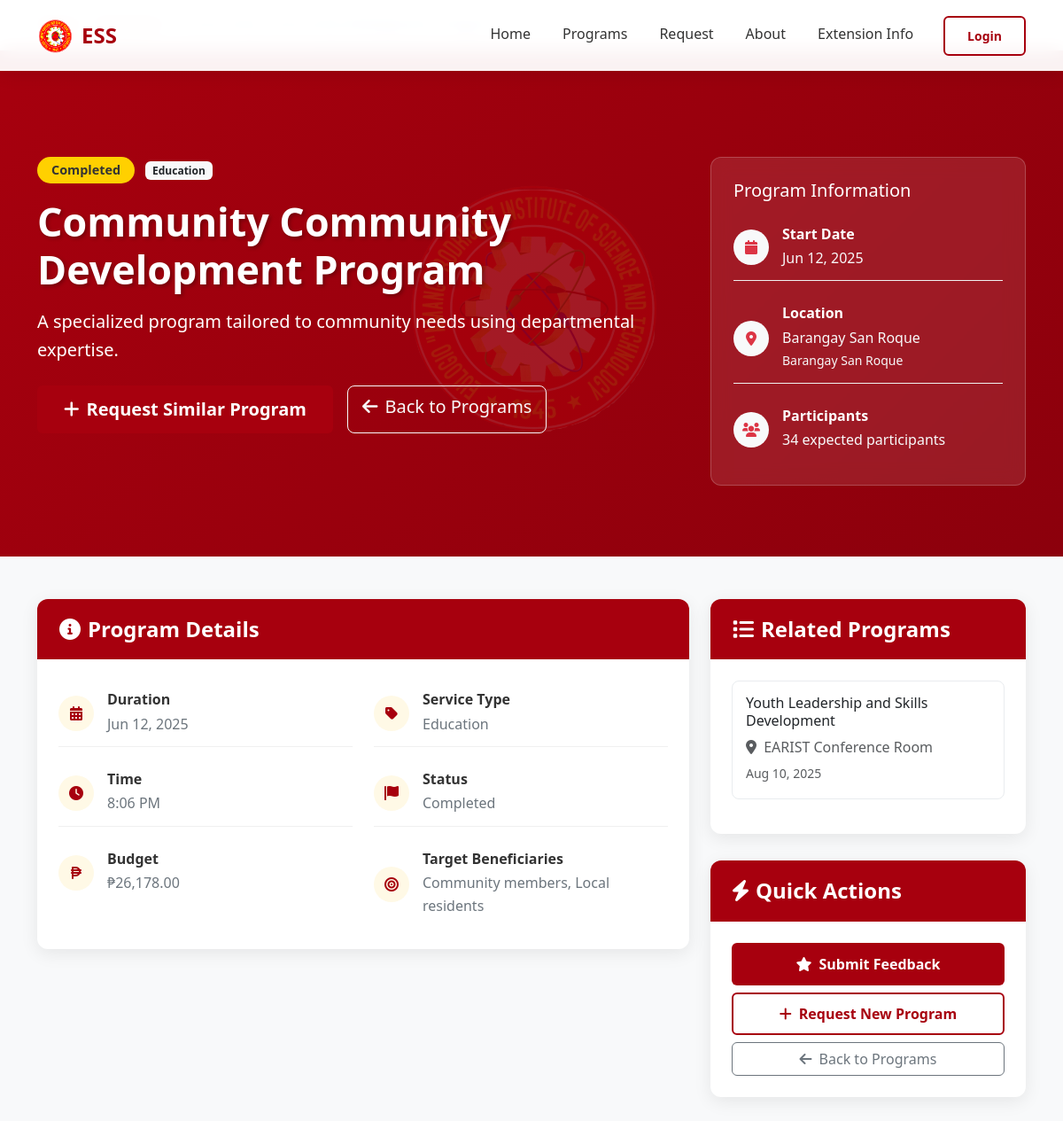
Screenshot of /public-view/program-detail.php?id=6 with the database file from the repository.
### tables this page shows
CREATE TABLE `programs` (
  `program_id` int(11) NOT NULL,
  `title` varchar(255) NOT NULL,
  `description` text DEFAULT NULL,
  `objectives` text DEFAULT NULL,
  `type_of_service` enum('Health','Education','Agriculture','Technology','Environment','Social Services','Skills Training') NOT NULL,
  `target_beneficiaries` text DEFAULT NULL,
  `location` varchar(255) NOT NULL,
  `barangay` varchar(100) DEFAULT NULL,
  `date_start` date NOT NULL,
  `date_end` date DEFAULT NULL,
  `time_start` time NOT NULL,
  `time_end` time DEFAULT NULL,
  `expected_participants` int(11) NOT NULL DEFAULT 0,
  `actual_participants` int(11) DEFAULT 0,
  `budget_allocated` decimal(12,2) NOT NULL DEFAULT 0.00,
  `budget_used` decimal(12,2) DEFAULT 0.00,
  `status` enum('Planned','Ongoing','Completed','Cancelled') NOT NULL DEFAULT 'Planned',
  `approval_status` enum('Pending','Approved','Rejected') NOT NULL DEFAULT 'Approved',
  `created_by` int(11) NOT NULL,
  `created_at` timestamp NOT NULL DEFAULT current_timestamp(),
  `updated_at` timestamp NOT NULL DEFAULT current_timestamp() ON UPDATE current_timestamp()
);

### authentication/config.php (called while the page is built, shortened)
<?php
class Database {
    private $host = DB_HOST;
    private $username = DB_USERNAME;
    private $password = DB_PASSWORD;
    private $database = DB_NAME;
    private $charset = DB_CHARSET;
    public $pdo;
    private function connect() {
        $dsn = "mysql:host={$this->host};dbname={$this->database};charset={$this->charset}";
        $options = [
            PDO::ATTR_ERRMODE => PDO::ERRMODE_EXCEPTION,
            PDO::ATTR_DEFAULT_FETCH_MODE => PDO::FETCH_ASSOC,
            PDO::ATTR_EMULATE_PREPARES => false,
        ];
        try {
            $this->pdo = new PDO($dsn, $this->username, $this->password, $options);
        } catch (PDOException $e) {
            die("Database connection failed: " . $e->getMessage());
        }
    }
    public function query($sql, $params = []) {
        try {
            $stmt = $this->pdo->prepare($sql);
            $stmt->execute($params);
            return $stmt;
        } catch (PDOException $e) {
            error_log("Database query error: " . $e->getMessage());
            return false;
        }
    }
    public function fetch($sql, $params = []) {
        $stmt = $this->query($sql, $params);
        return $stmt ? $stmt->fetch() : false;
    }
    public function fetchAll($sql, $params = []) {
        $stmt = $this->query($sql, $params);
        return $stmt ? $stmt->fetchAll() : [];
    }
}
$db = new Database();
function formatDate($date, $format = 'M d, Y') {
    $timestamp = strtotime($date);
    return date($format, $timestamp);
}
function formatCurrency($amount) {
    return '₱' . number_format($amount, 2);
}
?>

### public-view/program-detail.php (the view, shortened to what this page needs)
<?php
require_once '../config.php';
$program_id = isset($_GET['id']) ? (int)$_GET['id'] : 0;
$program = $db->fetch("SELECT * FROM programs WHERE program_id = ? AND approval_status = 'Approved'", [$program_id]);
$related_programs = $db->fetchAll("SELECT * FROM programs
                                  WHERE type_of_service = ? AND program_id != ? AND approval_status = 'Approved'
                                  ORDER BY date_start DESC LIMIT 3",
                                  [$program['type_of_service'], $program_id]);
$program['status'] = $program['status'] ?? 'Planned';
$program['type_of_service'] = $program['type_of_service'] ?? 'Extension';
$program['objectives'] = $program['objectives'] ?? '';
$program['target_beneficiaries'] = $program['target_beneficiaries'] ?? '';
$current_date = date('Y-m-d');
$start_date = $program['date_start'];
$end_date = $program['date_end'] ?? $start_date;
if ($start_date > $current_date) {
    $program['status'] = 'Upcoming';
} elseif ($end_date < $current_date) {
    $program['status'] = 'Completed';
} elseif ($start_date <= $current_date && $end_date >= $current_date) {
    $program['status'] = 'Ongoing';
}
?>
<!DOCTYPE html>
<html lang="en">
<head>
    <link href="https://cdnjs.cloudflare.com/ajax/libs/font-awesome/6.0.0/css/all.min.css" rel="stylesheet">
    <link href="https://cdnjs.cloudflare.com/ajax/libs/bootstrap/5.3.0/css/bootstrap.min.css" rel="stylesheet">
</head>
<body>
    <nav class="navbar navbar-expand-lg navbar-light fixed-top">
        <div class="container">
            <a class="navbar-brand" href="public_homepage.php">
                <img src="../images/earist_logo_png.png" alt="EARIST Logo">
                <?= SYSTEM_ABBR ?>
            </a>
            <div class="collapse navbar-collapse" id="navbarNav">
                <ul class="navbar-nav ms-auto">
                    <li class="nav-item"><a class="nav-link" href="public_homepage.php#home">Home</a></li>
                    <li class="nav-item"><a class="nav-link" href="public_homepage.php#programs">Programs</a></li>
                    <li class="nav-item"><a class="nav-link" href="public_homepage.php#request">Request</a></li>
                    <li class="nav-item"><a class="nav-link" href="public_homepage.php#about">About</a></li>
                    <li class="nav-item"><a class="nav-link" href="public_homepage.php#extension-info">Extension Info</a></li>
                    <li class="nav-item ms-lg-3 mt-2 mt-lg-0">
                        <a href="../authentication/login.php" class="btn btn-earist-outline btn-sm">Login</a>
                    </li>
                </ul>
            </div>
        </div>
    </nav>
    <div class="breadcrumb-nav">
        <div class="container">
            <nav aria-label="breadcrumb">
                <ol class="breadcrumb">
                    <li class="breadcrumb-item"><a href="public_homepage.php">Home</a></li>
                    <li class="breadcrumb-item"><a href="public_homepage.php#programs">Programs</a></li>
                    <li class="breadcrumb-item active"><?= htmlspecialchars($program['title']) ?></li>
                </ol>
            </nav>
        </div>
    </div>
    <section class="program-hero">
        <div class="container">
            <div class="row">
                <div class="col-lg-8 program-hero-content">
                    <div class="mb-3">
                        <span class="badge status-badge status-<?= strtolower($program['status']) ?>">
                            <?= htmlspecialchars($program['status']) ?>
                        </span>
                        <span class="badge bg-light text-dark ms-2">
                            <?= htmlspecialchars($program['type_of_service']) ?>
                        </span>
                    </div>
                    <h1 class="program-title"><?= htmlspecialchars($program['title']) ?></h1>
                    <p class="lead mb-4"><?= htmlspecialchars($program['description']) ?></p>
                    <div class="d-flex flex-wrap gap-3">
                        <a href="public_homepage.php#request" class="btn btn-earist btn-lg">
                            <i class="fas fa-plus me-2"></i>Request Similar Program
                        </a>
                        <a href="public_homepage.php#programs" class="btn btn-outline-light btn-lg">
                            <i class="fas fa-arrow-left me-2"></i>Back to Programs
                        </a>
                    </div>
                </div>
                <div class="col-lg-4">
                    <div class="program-meta">
                        <h5 class="text-white mb-3">Program Information</h5>
                        <div class="info-item">
                            <div class="info-icon bg-light">
                                <i class="fas fa-calendar text-danger"></i>
                            </div>
                            <div class="info-content">
                                <h6 class="text-white">Start Date</h6>
                                <p class="text-light"><?= formatDate($program['date_start']) ?></p>
                            </div>
                        </div>
                        <div class="info-item">
                            <div class="info-icon bg-light">
                                <i class="fas fa-map-marker-alt text-danger"></i>
                            </div>
                            <div class="info-content">
                                <h6 class="text-white">Location</h6>
                                <p class="text-light"><?= htmlspecialchars($program['location']) ?></p>
                                <?php if (!empty($program['barangay'])): ?>
                                    <p class="text-light"><small><?= htmlspecialchars($program['barangay']) ?></small></p>
                                <?php endif; ?>
                            </div>
                        </div>
                        <div class="info-item">
                            <div class="info-icon bg-light">
                                <i class="fas fa-users text-danger"></i>
                            </div>
                            <div class="info-content">
                                <h6 class="text-white">Participants</h6>
                                <p class="text-light">
                                    <?php if ($program['status'] === 'Completed' && $program['actual_participants']): ?>
                                        <?= number_format($program['actual_participants']) ?> actual participants
                                    <?php else: ?>
                                        <?= number_format($program['expected_participants']) ?> expected participants
                                    <?php endif; ?>
                                </p>
                            </div>
                        </div>
                    </div>
                </div>
            </div>
        </div>
    </section>
    <div class="container my-5">
        <div class="row">
            <div class="col-lg-8">
                <div class="content-card">
                    <div class="card-header-custom">
                        <h4><i class="fas fa-info-circle me-2"></i>Program Details</h4>
                    </div>
                    <div class="card-body p-4">
                        <div class="row">
                            <div class="col-md-6">
                                <div class="info-item">
                                    <div class="info-icon">
                                        <i class="fas fa-calendar-alt"></i>
                                    </div>
                                    <div class="info-content">
                                        <h6>Duration</h6>
                                        <p>
                                            <?= formatDate($program['date_start']) ?>
                                        </p>
                                    </div>
                                </div>
                                <div class="info-item">
                                    <div class="info-icon">
                                        <i class="fas fa-clock"></i>
                                    </div>
                                    <div class="info-content">
                                        <h6>Time</h6>
                                        <p>
                                            <?php if (!empty($program['time_start'])): ?>
                                                <?= date('g:i A', strtotime($program['time_start'])) ?>
                                            <?php else: ?>
                                                TBA
                                            <?php endif; ?>
                                        </p>
                                    </div>
                                </div>
                                <div class="info-item">
                                    <div class="info-icon">
                                        <i class="fa-solid fa-peso-sign"></i>
                                    </div>
                                    <div class="info-content">
                                        <h6>Budget</h6>
                                        <p>
                                            <?php if (!empty($program['budget_allocated'])): ?>
                                                <?= formatCurrency($program['budget_allocated']) ?>
                                            <?php else: ?>
                                                TBA
                                            <?php endif; ?>
                                        </p>
                                    </div>
                                </div>
                            </div>
                            <div class="col-md-6">
                                <div class="info-item">
                                    <div class="info-icon">
                                        <i class="fas fa-tag"></i>
                                    </div>
                                    <div class="info-content">
                                        <h6>Service Type</h6>
                                        <p><?= htmlspecialchars($program['type_of_service']) ?></p>
                                    </div>
                                </div>
                                <div class="info-item">
                                    <div class="info-icon">
                                        <i class="fas fa-flag"></i>
                                    </div>
                                    <div class="info-content">
                                        <h6>Status</h6>
                                        <p><?= htmlspecialchars($program['status']) ?></p>
                                    </div>
                                </div>
                                <?php if (!empty($program['target_beneficiaries'])): ?>
                                <div class="info-item">
                                    <div class="info-icon">
                                        <i class="fas fa-bullseye"></i>
                                    </div>
                                    <div class="info-content">
                                        <h6>Target Beneficiaries</h6>
                                        <p><?= htmlspecialchars($program['target_beneficiaries']) ?></p>
                                    </div>
                                </div>
                                <?php endif; ?>
                            </div>
                        </div>
                    </div>
                </div>
            </div>
            <div class="col-lg-4">
                <?php if (!empty($related_programs)): ?>
                <div class="content-card">
                    <div class="card-header-custom">
                        <h4><i class="fas fa-list me-2"></i>Related Programs</h4>
                    </div>
                    <div class="card-body p-4">
                        <?php foreach ($related_programs as $related): ?>
                        <a href="program-detail.php?id=<?= $related['program_id'] ?>" class="related-program">
                            <h6 class="mb-2"><?= htmlspecialchars($related['title']) ?></h6>
                            <p class="mb-1 text-muted">
                                <i class="fas fa-map-marker-alt me-1"></i>
                                <?= htmlspecialchars($related['location']) ?>
                            </p>
                            <small class="text-muted"><?= formatDate($related['date_start']) ?></small>
                        </a>
                        <?php endforeach; ?>
                    </div>
                </div>
                <?php endif; ?>
                <div class="content-card">
                    <div class="card-header-custom">
                        <h4><i class="fas fa-bolt me-2"></i>Quick Actions</h4>
                    </div>
                    <div class="card-body p-4">
                        <div class="d-grid gap-2">
                            <button class="btn btn-earist" data-bs-toggle="modal" data-bs-target="#feedbackModal">
                                <i class="fas fa-star me-2"></i>Submit Feedback
                            </button>
                            <a href="public_homepage.php#request" class="btn btn-earist-outline">
                                <i class="fas fa-plus me-2"></i>Request New Program
                            </a>
                            <a href="public_homepage.php#programs" class="btn btn-outline-secondary">
                                <i class="fas fa-arrow-left me-2"></i>Back to Programs
                            </a>
                        </div>
                    </div>
                </div>
            </div>
        </div>
    </div>
</body>
</html>

### rows the page displays
programs: type_of_service "Education", title "Community Community Development Program", description "A specialized program tailored to community needs using departmental expertise.", date_start "Jun 12, 2025", location "Barangay San Roque", barangay "Barangay San Roque", expected_participants "34", time_start "8:06 PM", budget_allocated "₱26,178.00", target_beneficiaries "Community members, Local residents"
programs: title "Youth Leadership and Skills Development", location "EARIST Conference Room", date_start "Aug 10, 2025"

### other values shown
SYSTEM_ABBR "ESS"
$program['status'] "Completed"
